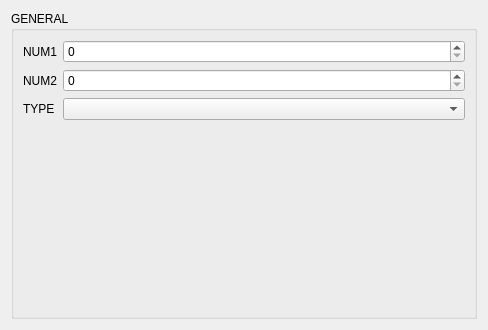
<?xml version="1.0" encoding="UTF-8"?>
<ui version="4.0">
 <class>ImportantTabForm</class>
 <widget class="QWidget" name="ImportantTabForm">
  <property name="geometry">
   <rect>
    <x>0</x>
    <y>0</y>
    <width>488</width>
    <height>330</height>
   </rect>
  </property>
  <property name="windowTitle">
   <string notr="true">Form</string>
  </property>
  <layout class="QHBoxLayout" name="horizontalLayout">
   <item>
    <widget class="QGroupBox" name="groupBox_4">
     <property name="title">
      <string>GENERAL</string>
     </property>
     <layout class="QVBoxLayout" name="verticalLayout_2">
      <item>
       <layout class="QFormLayout" name="formLayout">
        <item row="0" column="0">
         <widget class="QLabel" name="label">
          <property name="text">
           <string>NUM1</string>
          </property>
         </widget>
        </item>
        <item row="0" column="1">
         <widget class="QSpinBox" name="num1SB">
          <property name="maximum">
           <number>65535</number>
          </property>
         </widget>
        </item>
        <item row="1" column="0">
         <widget class="QLabel" name="label_2">
          <property name="text">
           <string>NUM2</string>
          </property>
         </widget>
        </item>
        <item row="1" column="1">
         <widget class="QSpinBox" name="num2SB">
          <property name="maximum">
           <number>65535</number>
          </property>
         </widget>
        </item>
        <item row="2" column="0">
         <widget class="QLabel" name="label_3">
          <property name="text">
           <string>TYPE</string>
          </property>
         </widget>
        </item>
        <item row="2" column="1">
         <widget class="QComboBox" name="itemCB">
          <property name="minimumSize">
           <size>
            <width>180</width>
            <height>0</height>
           </size>
          </property>
         </widget>
        </item>
       </layout>
      </item>
     </layout>
    </widget>
   </item>
  </layout>
 </widget>
 <resources/>
 <connections/>
</ui>
